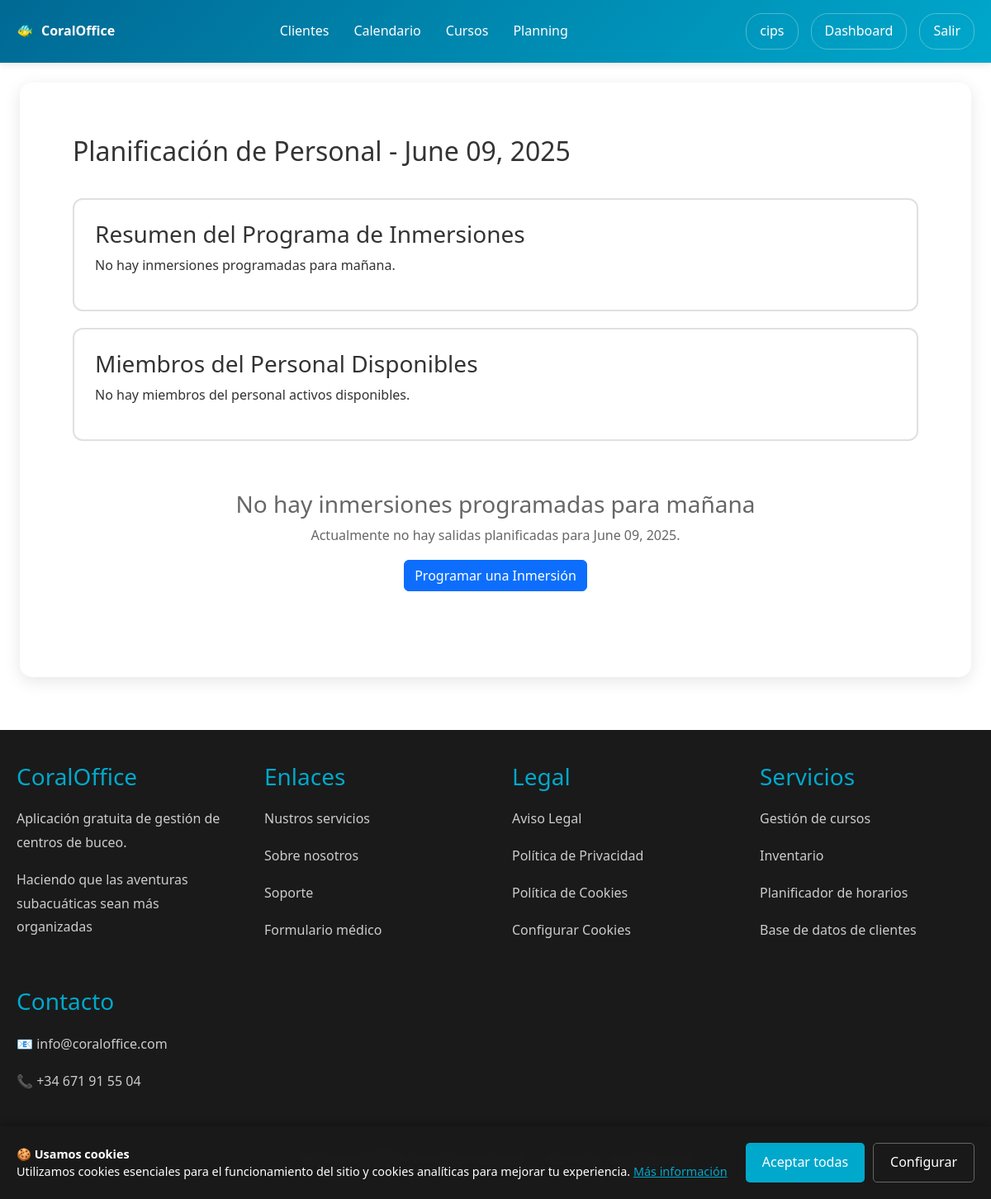
The app's page /users/staff/planning/ (signed in), older data.
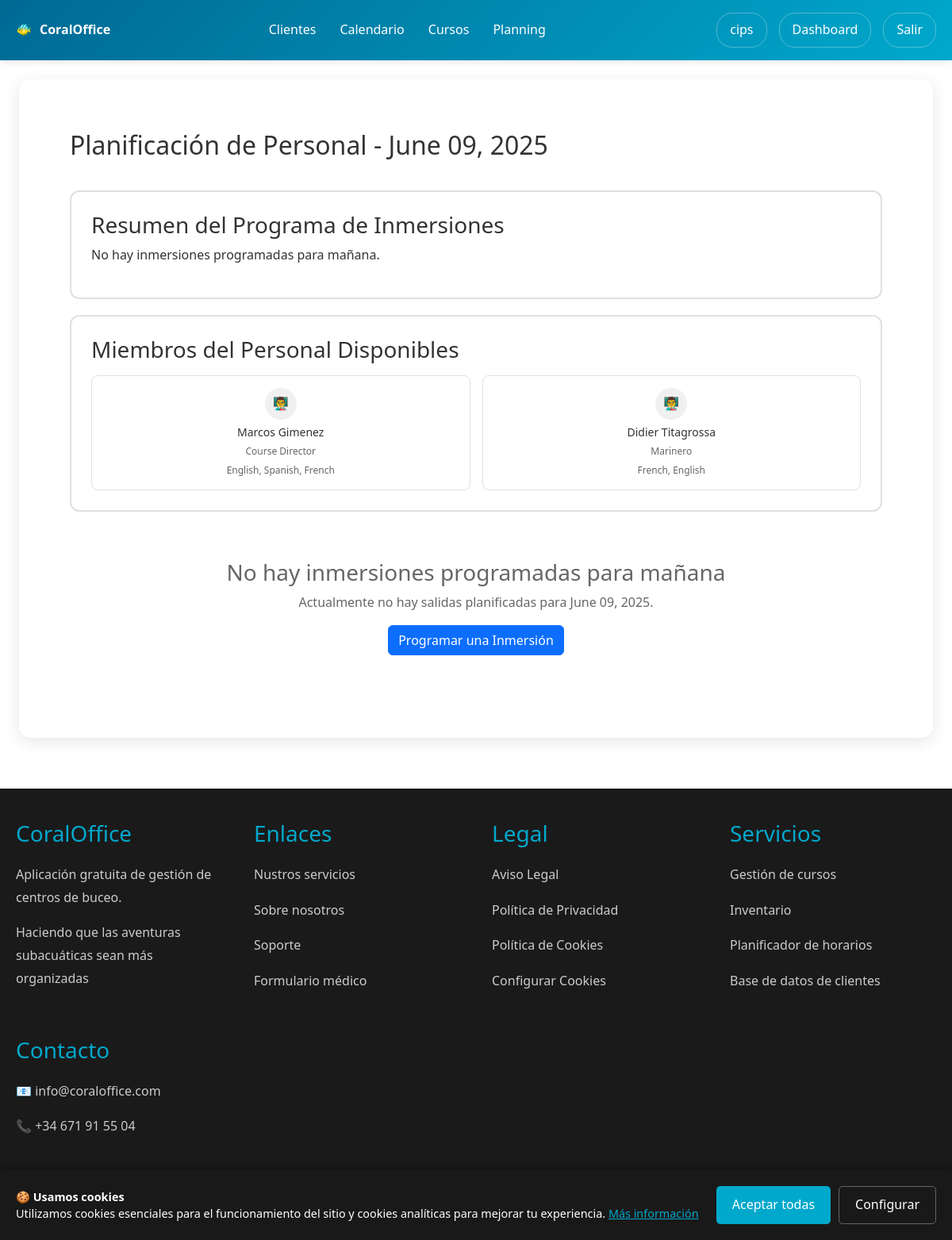
The same page, newer data.
### users/models.py (models this page shows, shortened)
class Staff(models.Model):
    CERTIFICATION_LEVEL_CHOICES = [
        ('DIVEMASTER', 'Divemaster'),
        ('INSTRUCTOR', 'Instructor'),
        ('SENIOR_INSTRUCTOR', 'Senior Instructor'),
        ('MASTER_INSTRUCTOR', 'Master Instructor'),
        ('COURSE_DIRECTOR', 'Course Director'),
        ('SKIPPER', 'Marinero'),
        ('CAPTAIN', 'Patrón'),
        ('OFFICE', 'Oficinista'),
    ]
    STATUS_CHOICES = [
        ('ACTIVE', 'Activo'),
        ('INACTIVE', 'Inactivo'),
        ('ON_LEAVE', 'Ausente'),
    ]
    diving_center = models.ForeignKey(User, on_delete=models.CASCADE, related_name='staff_members')
    first_name = models.CharField(max_length=50)
    last_name = models.CharField(max_length=50)
    email = models.EmailField()
    phone_number = models.CharField(max_length=20)
    certification_level = models.CharField(max_length=50, choices=CERTIFICATION_LEVEL_CHOICES, default='DIVEMASTER')
    certification_number = models.CharField(max_length=100, blank=True)
    languages = models.CharField(max_length=200, help_text="Idiomas que habla (separados por comas)")
    experience_years = models.IntegerField(default=0, help_text="Años de experiencia")
    specialties = models.TextField(blank=True, help_text="Especialidades o habilidades adicionales")
    hire_date = models.DateField()
    status = models.CharField(max_length=20, choices=STATUS_CHOICES, default='ACTIVE')
    hourly_rate = models.DecimalField(max_digits=8, decimal_places=2, default=0.00, help_text="Tarifa por hora")
    profile_picture = models.ImageField(upload_to='staff_profiles/', null=True, blank=True)
    notes = models.TextField(blank=True)
    created_at = models.DateTimeField(auto_now_add=True)
    def get_full_name(self):
        return f"{self.first_name} {self.last_name}"

### users/views.py (the view, shortened to what this page needs)
# urls.py: path('staff/planning/', views.staff_planning, name='staff_planning'),
@login_required
def staff_planning(request):
    if not request.user.userprofile.is_diving_center:
        messages.error(request, 'Access denied.')
        return redirect('users:profile')
    from datetime import date, timedelta
    tomorrow = date.today() + timedelta(days=1)
    tomorrow_dives = DiveSchedule.objects.filter(
        diving_center=request.user,
        date=tomorrow
    ).order_by('time')
    tomorrow_activities = CustomerDiveActivity.objects.filter(
        dive_schedule__diving_center=request.user,
        dive_schedule__date=tomorrow
    ).select_related(
        'customer', 'assigned_staff', 'activity','course', 'dive_schedule', 'dive_schedule__dive_site'
    ).order_by('dive_schedule__time', 'assigned_staff__first_name')
    staff_assignments = {}
    unassigned_activities = []
    all_staff = Staff.objects.filter(diving_center=request.user, status='ACTIVE')
    return render(request, 'users/staff_planning.html', {
        'tomorrow': tomorrow,
        'tomorrow_dives': tomorrow_dives,
        'staff_assignments': staff_assignments.values(),
        'unassigned_activities': unassigned_activities,
        'all_staff': all_staff,
    })

### users/context_processors.py (called while the page is built)
def cookies_context(request):
    cookies_accepted = request.COOKIES.get('cookies_accepted', 'false') == 'true'
    show_cookies_banner = not cookies_accepted
    return {
        'cookies_accepted': cookies_accepted,
        'show_cookies_banner': show_cookies_banner,
    }

### users/templates/users/staff_planning.html (shortened to what this page needs)
{% extends 'users/base.html' %}
{% block users_content %}
<div class="p-3 container">
    <div style="display: flex; justify-content: space-between; align-items: center; margin-bottom: 30px;">
        <h2>Planificación de Personal - {{ tomorrow|date:"F d, Y" }}</h2>
    </div>
    <div class="user-card">
        <h3>Resumen del Programa de Inmersiones</h3>
        {% if tomorrow_dives %}
            <div style="display: grid; grid-template-columns: repeat(auto-fit, minmax(300px, 1fr)); gap: 15px; margin-top: 15px;">
                {% for dive in tomorrow_dives %}
                <div style="padding: 15px; border: 1px solid #e0e0e0; border-radius: 8px;">
                    <h4 style="margin: 0 0 10px 0; color: #2196f3;">{{ dive.time|time:"g:i A" }} - {{ dive.dive_site.name }}</h4>
                    <p style="margin: 0; color: #666;">Máximo de Participantes: {{ dive.max_participants }}</p>
                    <p style="margin: 0; color: #666;">Actual: {{ dive.get_participant_count }}/{{ dive.max_participants }}</p>
                    {% if dive.special_notes %}
                        <p style="margin: 10px 0 0 0; font-size: 12px; background: #fff3e0; padding: 8px; border-radius: 4px;">{{ dive.special_notes }}</p>
                    {% endif %}
                </div>
                {% endfor %}
            </div>
        {% else %}
            <p>No hay inmersiones programadas para mañana.</p>
        {% endif %}
    </div>
    <div class="user-card">
        <h3>Miembros del Personal Disponibles</h3>
        {% if all_staff %}
            <div style="display: grid; grid-template-columns: repeat(auto-fit, minmax(200px, 1fr)); gap: 15px; margin-top: 15px;">
                {% for staff in all_staff %}
                <div style="padding: 15px; border: 1px solid #e0e0e0; border-radius: 8px; text-align: center;">
                    {% if staff.profile_picture %}
                        <img src="{{ staff.profile_picture.url }}" alt="{{ staff.get_full_name }}" style="width: 40px; height: 40px; border-radius: 50%; object-fit: cover; margin-bottom: 8px;">
                    {% else %}
                        <div style="width: 40px; height: 40px; border-radius: 50%; background: #f0f0f0; display: flex; align-items: center; justify-content: center; font-size: 16px; margin: 0 auto 8px auto;">👨‍🏫</div>
                    {% endif %}
                    <h4 style="margin: 0; font-size: 14px;">{{ staff.get_full_name }}</h4>
                    <p style="margin: 5px 0 0 0; font-size: 12px; color: #666;">{{ staff.get_certification_level_display }}</p>
                    <p style="margin: 5px 0 0 0; font-size: 12px; color: #666;">{{ staff.languages }}</p>
                </div>
                {% endfor %}
            </div>
        {% else %}
            <p>No hay miembros del personal activos disponibles.</p>
        {% endif %}
    </div>
    {% if not tomorrow_dives %}
    <div style="text-align: center; padding: 40px; color: #666;">
        <h3>No hay inmersiones programadas para mañana</h3>
        <p>Actualmente no hay salidas planificadas para {{ tomorrow|date:"F d, Y" }}.</p>
        <a href="{% url 'users:quick_schedule_dive' %}" class="btn btn-primary">Programar una Inmersión</a>
    </div>
    {% endif %}
</div>
{% endblock %}

Row changes from the older to the newer data that the page shows:
added Staff: get_full_name "Marcos Gimenez", certification_level "Course Director", languages "English, Spanish, French"
added Staff: get_full_name "Didier Titagrossa", certification_level "Marinero", languages "French, English"
Text that changed along with them:
text no longer shown: "No hay miembros del personal activos disponibles."
